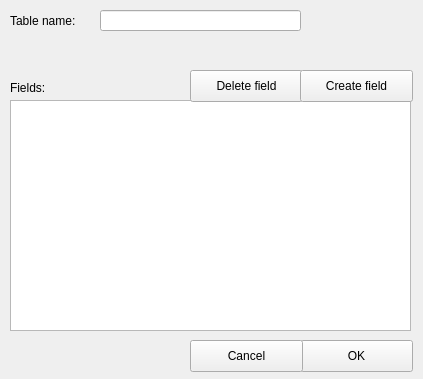
<?xml version="1.0" encoding="UTF-8"?>
<ui version="4.0">
 <class>MainWindow</class>
 <widget class="QMainWindow" name="MainWindow">
  <property name="geometry">
   <rect>
    <x>0</x>
    <y>0</y>
    <width>423</width>
    <height>379</height>
   </rect>
  </property>
  <property name="windowTitle">
   <string>MainWindow</string>
  </property>
  <widget class="QWidget" name="centralwidget">
   <widget class="QLabel" name="tn_label">
    <property name="geometry">
     <rect>
      <x>10</x>
      <y>10</y>
      <width>81</width>
      <height>21</height>
     </rect>
    </property>
    <property name="text">
     <string>Table name:</string>
    </property>
   </widget>
   <widget class="QLineEdit" name="table_name">
    <property name="geometry">
     <rect>
      <x>100</x>
      <y>10</y>
      <width>201</width>
      <height>21</height>
     </rect>
    </property>
   </widget>
   <widget class="QLabel" name="f_label">
    <property name="geometry">
     <rect>
      <x>10</x>
      <y>80</y>
      <width>59</width>
      <height>16</height>
     </rect>
    </property>
    <property name="text">
     <string>Fields:</string>
    </property>
   </widget>
   <widget class="QTableWidget" name="table">
    <property name="geometry">
     <rect>
      <x>10</x>
      <y>100</y>
      <width>401</width>
      <height>231</height>
     </rect>
    </property>
   </widget>
   <widget class="QPushButton" name="ok_button">
    <property name="geometry">
     <rect>
      <x>300</x>
      <y>340</y>
      <width>113</width>
      <height>32</height>
     </rect>
    </property>
    <property name="text">
     <string>OK</string>
    </property>
   </widget>
   <widget class="QPushButton" name="cancel_button">
    <property name="geometry">
     <rect>
      <x>190</x>
      <y>340</y>
      <width>113</width>
      <height>32</height>
     </rect>
    </property>
    <property name="text">
     <string>Cancel</string>
    </property>
   </widget>
   <widget class="QPushButton" name="deletef_button">
    <property name="geometry">
     <rect>
      <x>190</x>
      <y>70</y>
      <width>113</width>
      <height>32</height>
     </rect>
    </property>
    <property name="text">
     <string>Delete field</string>
    </property>
   </widget>
   <widget class="QPushButton" name="createf_button">
    <property name="geometry">
     <rect>
      <x>300</x>
      <y>70</y>
      <width>113</width>
      <height>32</height>
     </rect>
    </property>
    <property name="text">
     <string>Create field</string>
    </property>
   </widget>
  </widget>
 </widget>
 <resources/>
 <connections/>
</ui>
